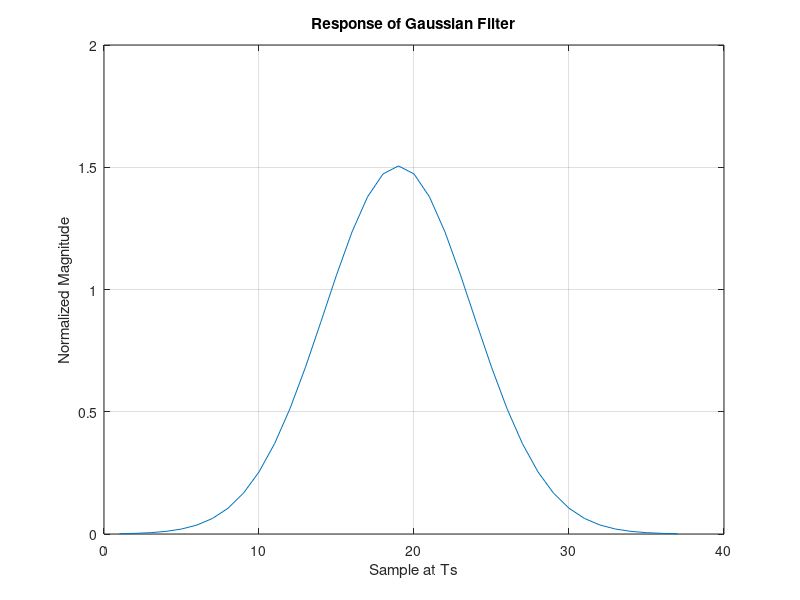
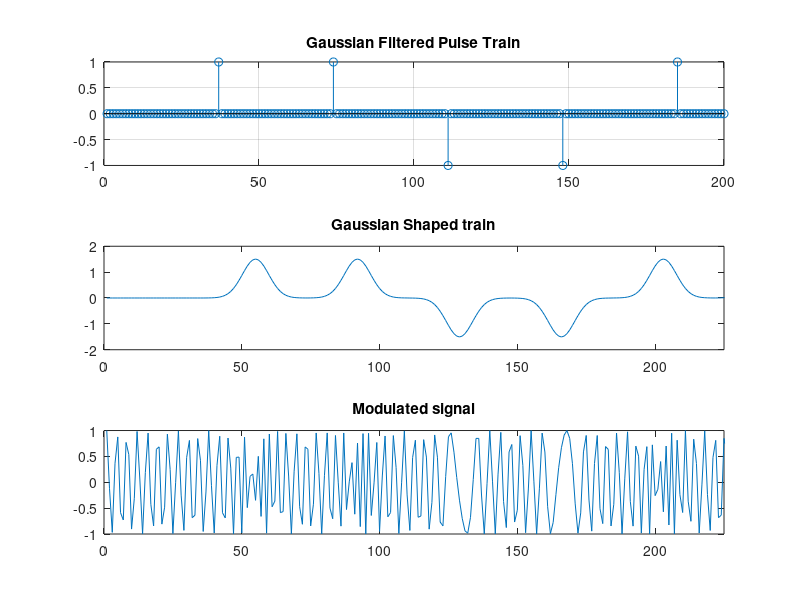

Write MATLAB code to recreate these figures, in order. (Note: this script raises an error after producing the figures.)
clear all;

close all;

DRate = 1; % data rate or 1 bit in one second

M = 18; % no. of sample per bit

N = 36; % no. of bits for simulation [-18:18]

BT = 0.5; % Bandwidth*Period (cannot change )

T = 1/DRate; % data period , i.e 1 bit in one second

Ts = T/M;

k=[-18:18]; % Chen's values. More than needed;

% only introduces a little more delay

alpha = sqrt(log(2))/(2*pi*BT); % alpha calculated for the gaussian filter response

h = exp(-(k*Ts).^2/(2*alpha^2*T^2))/(sqrt(2*pi)*alpha*T); % Gaussian Filter Response in time domain

figure;

plot(h)

title('Response of Gaussian Filter');

xlabel( 'Sample at Ts');

ylabel( 'Normalized Magnitude');

grid;

bits = [zeros(1,36) 1 zeros(1,36) 1 zeros(1,36) -1 zeros(1,36) -1 zeros(1,36) 1 zeros(1,36) 1 zeros(1,36) 1 zeros(1,36)];

% Modulation

m = filter(h,1,bits);% bits are passed through the all pole filter described by h, i.e bits are

% shaped by gaussian filter

t0=.35; % signal duration

ts=0.00135; % sampling interval

fc=200; % carrier frequency

kf=100; % Modulation index

fs=1/ts; % sampling frequency

t=[0:ts:t0]; % time vector

df=0.25; % required frequency resolution

int_m(1)=0;

for i=1:length(t)-1 % Integral of m

int_m(i+1)=int_m(i)+m(i)*ts;

end

tx_signal=cos(2*pi*fc*t+2*pi*kf*int_m); % it is frequency modulation not the phase modulating with the integral of the signal
x = cos(2*pi*fc*t);

y = sin(2*pi*fc*t);

figure;

subplot(3,1,1)

stem(bits(1:200))

title('Gaussian Filtered Pulse Train');

grid;

subplot(3,1,2)

plot(m(1:230))

title('Gaussian Shaped train');

xlim([0 225]);

subplot(3,1,3)

plot(tx_signal)

title('Modulated signal');

xlim([0 225]);

% Channel Equalization

%load 'C:CASEDigital_Communicationprojectgmskalichannel.mat'

load 'channel.mat'

h = channel;

N1 = 700;

x1 = randn(N1,1);

d = filter(h,1,x1);

Ord = 256;

Lambda = 0.98;

delta = 0.001;

P = delta*eye(Ord);

w = zeros(Ord,1);

for n = Ord:N1

u = x1(n:-1:n-Ord+1);

pi = P*u;

k = Lambda + u'*pi;

K = pi/k;

e(n) = d(n) - w'*u;

w = w + K *e(n);

PPrime = K*pi';

P = (P-PPrime)/Lambda;

w_err(n) = norm(h-w);

end

figure;

subplot(3,1,1);

plot(w);

title('Channel Response');

subplot(3,1,2);

plot(h,'r');

title('Adaptive Channel Response');

rcvd_signal = conv(h,tx_signal);

subplot(3,1,3);

plot(rcvd_signal);

title('Received Signal');

eq_signal = conv(1/w,rcvd_signal);

figure;

subplot(3,1,1);

plot(eq_signal);

title('Equalizer Output');

subplot(3,1,2);

plot(eq_signal);

title('Equalizer Output');

axis([208 500 -2 2]);

subplot(3,1,3);

plot(tx_signal,'r');

title('Modulated Signal');

% Demodulation

eq_signal1 = eq_signal(200:460-1);

In = x.*eq_signal1;

Qn = y.*eq_signal1;

noiseI = awgn(In,20);

noiseQ = awgn(Qn,20);

I = In + noiseI;

Q = Qn + noiseQ;

LP = fir1(32,0.18);

yI = filter(LP,1,I);

yQ = filter(LP,1,Q);

figure;

subplot(2,1,1);

plot(yI);

title('Inphase Component');

xlim([0 256]);

subplot(2,1,2);

plot(yQ);

title('Quadrature Component');

xlim([0 256]);

Z = yI + yQ*j;

demod(1:N) = imag(Z(1:N));
demod(N+1:length(Z)) = imag(Z(N+1:length(Z)).*conj(Z(1:length(Z)-N)));

xt = -10*demod(1:N/2:length(demod))

xd = xt(4:2:length(xt))

figure;

stem(xd)

title('Demodulated Signal');